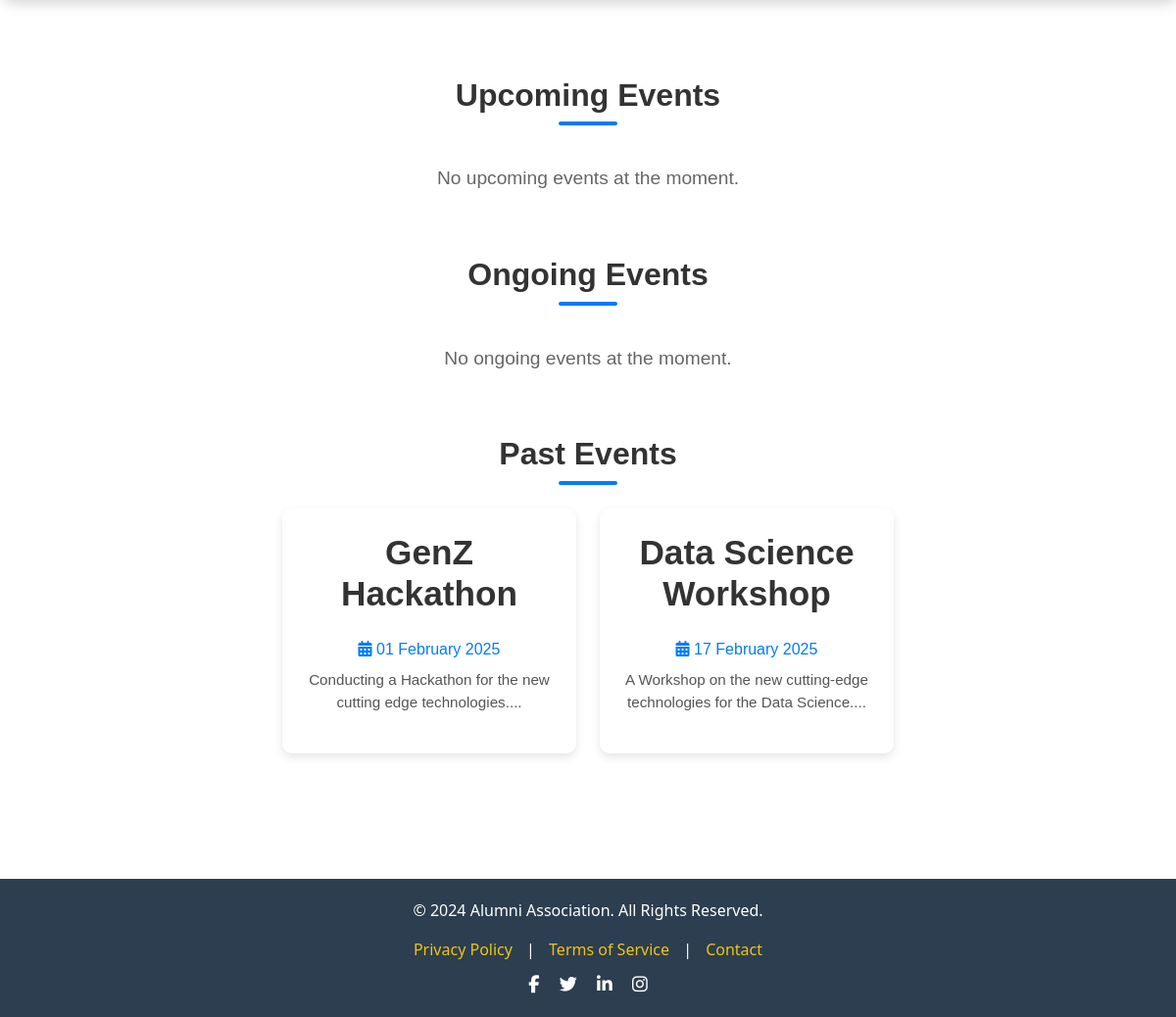
The app's page /events (signed in, lower part), older data.
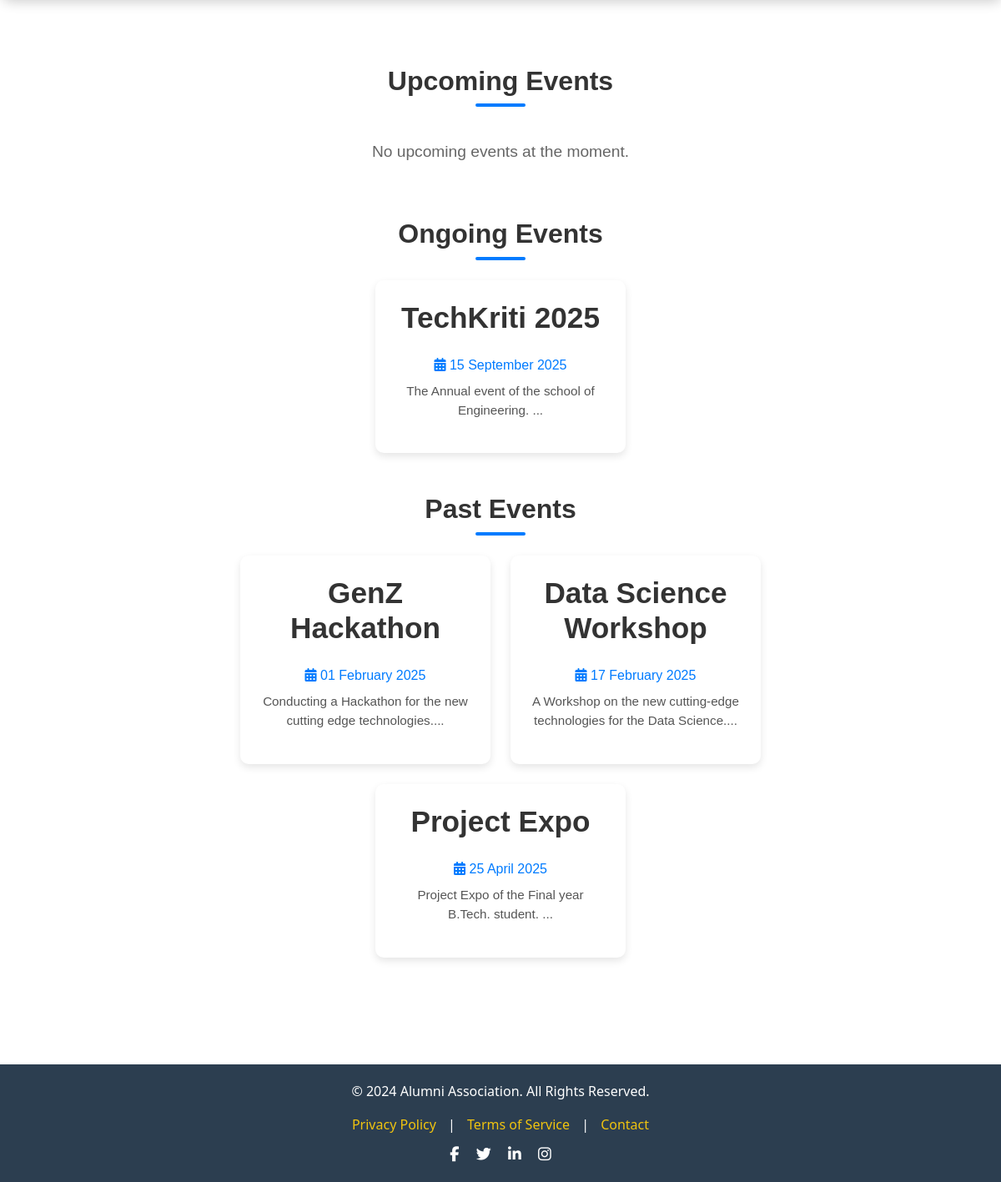
The same page, newer data.
### website/models.py (models this page shows)
class Events(db.Model):
    id = db.Column(db.Integer, primary_key=True)
    title = db.Column(db.String(150), nullable=False)
    location = db.Column(db.String(255), nullable=False)
    date = db.Column(db.DateTime, nullable=False)
    description = db.Column(db.String(1024), nullable=True, default="N/A")
    organizer = db.Column(db.String(255), nullable=True, default="N/A")
    contact = db.Column(db.String(255), nullable=True, default="N/A")
    member_id = db.Column(db.Integer,db.ForeignKey('member.id'),nullable=False)

### website/views.py (the view)
@views.route('/events')
@login_required
def events_page():
    current_date = datetime.now()
    upcoming_events = Events.query.filter(Events.date > current_date).all()
    ongoing_events = Events.query.filter(
        Events.date <= current_date,
        Events.date > (current_date - timedelta(days=7))
    ).all()
    past_events = Events.query.filter(Events.date < current_date - timedelta(days=7)).all()
    return render_template(
        'event.html', user=current_user,upcoming_events=upcoming_events, ongoing_events=ongoing_events, past_events=past_events)

### website/templates/event.html (shortened to what this page needs)
{% extends "layout.html" %}
{% block body %}
<link rel="stylesheet" href="{{ url_for('static', filename='events.css') }}" >
<div class="events-page">
    <section class="events-section" id="upcoming">
        <h2 class="section-title">Upcoming Events</h2>
        <div class="events-container">
            {% if upcoming_events %}
                {% for event in upcoming_events %}
                    <a href="{{ url_for('views.event_details', event_id=event.id) }}" class="event-card-link">
                        <div class="event-card">
                            <h3 class="event-title">{{ event.title }}</h3>
                            <p class="event-date"><i class="fas fa-calendar-alt"></i> {{ event.date.strftime('%d %B %Y') }}</p>
                            <p class="event-desc">{{ event.description[:100] }}...</p>
                        </div>
                    </a>
                {% endfor %}
            {% else %}
                <p class="no-events">No upcoming events at the moment.</p>
            {% endif %}
        </div>
    </section>
    <section class="events-section" id="ongoing">
        <h2 class="section-title">Ongoing Events</h2>
        <div class="events-container">
            {% if ongoing_events %}
                {% for event in ongoing_events %}
                    <a href="{{ url_for('views.event_details', event_id=event.id) }}" class="event-card-link">
                        <div class="event-card">
                            <h3 class="event-title">{{ event.title }}</h3>
                            <p class="event-date"><i class="fas fa-calendar-alt"></i> {{ event.date.strftime('%d %B %Y') }}</p>
                            <p class="event-desc">{{ event.description[:100] }}...</p>
                        </div>
                    </a>
                {% endfor %}
            {% else %}
                <p class="no-events">No ongoing events at the moment.</p>
            {% endif %}
        </div>
    </section>
    <section class="events-section" id="pastevents">
        <h2 class="section-title">Past Events</h2>
        <div class="events-container">
            {% if past_events %}
                {% for event in past_events %}
                    <a href="{{ url_for('views.event_details', event_id=event.id) }}" class="event-card-link">
                        <div class="event-card">
                            <h3 class="event-title">{{ event.title }}</h3>
                            <p class="event-date"><i class="fas fa-calendar-alt"></i> {{ event.date.strftime('%d %B %Y') }}</p>
                            <p class="event-desc">{{ event.description[:100] }}...</p>
                        </div>
                    </a>
                {% endfor %}
            {% else %}
                <p class="no-events">No past events at the moment.</p>
            {% endif %}
        </div>
    </section>
</div>
{% endblock %}

Row changes from the older to the newer data that the page shows:
added Events: title "TechKriti 2025", date "15 September 2025", description "The Annual event of the school of Engineering.", shown under "Ongoing Events"
added Events: title "Project Expo", date "25 April 2025", description "Project Expo of the Final year B.Tech. student.", shown under "Past Events"
Text that changed along with them:
text no longer shown: "No ongoing events at the moment."
